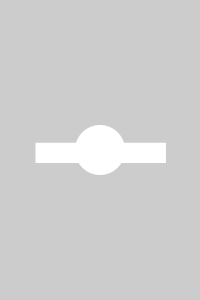
Frame 1 (no input)
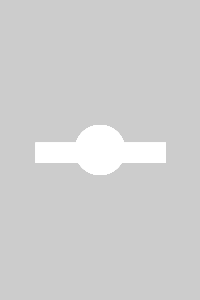
Frame 60 (the mouse pressed at the canvas centre just before this capture)
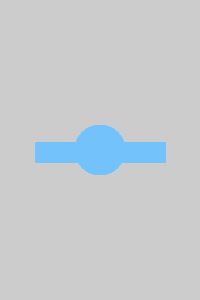
Frame 120 (the mouse held since frame 60 and released just before this capture)

The Processing sketch that drew these frames (run headless with seeded random() and noise(); from frame 60 on, the mouse is pressed at the canvas centre):

// Processing sketch: Rectangle_Circle_java
// ── Rectangle_Circle_java.pde
int a;
int b;
int x;
int y;
int dist_x;
int dist_y;
float distance;

void setup() {
  size(200, 300);
  x = width/2;
  y = height/2;
}

void draw() {
  float d = dist(width/2, height/2, (width/2)+25, (height/2)+25);
  float maxDistBottom = dist(0, 0, width/2, height/2);
  float maxDistTop = dist(width, height, width/2, height/2);
  
  noStroke();
  circle(x, y, 50);
  rect(x/2.8, y/1.05, 130, 20);
  println((width/2)+25);
  println((height/2)+25);
  if (mouseX >= d && mouseX < maxDistBottom && 
  mouseX < maxDistTop && mouseY >= d && mouseY < maxDistBottom && mouseY < maxDistTop) {
    rect(x/2.8, y/1.05, 130, 20);
    fill(#73c2fb);
  } 
  else {
    rect(x/2.8, y/1.05, 130, 20);
    fill(255, 255, 255);
  }
}
